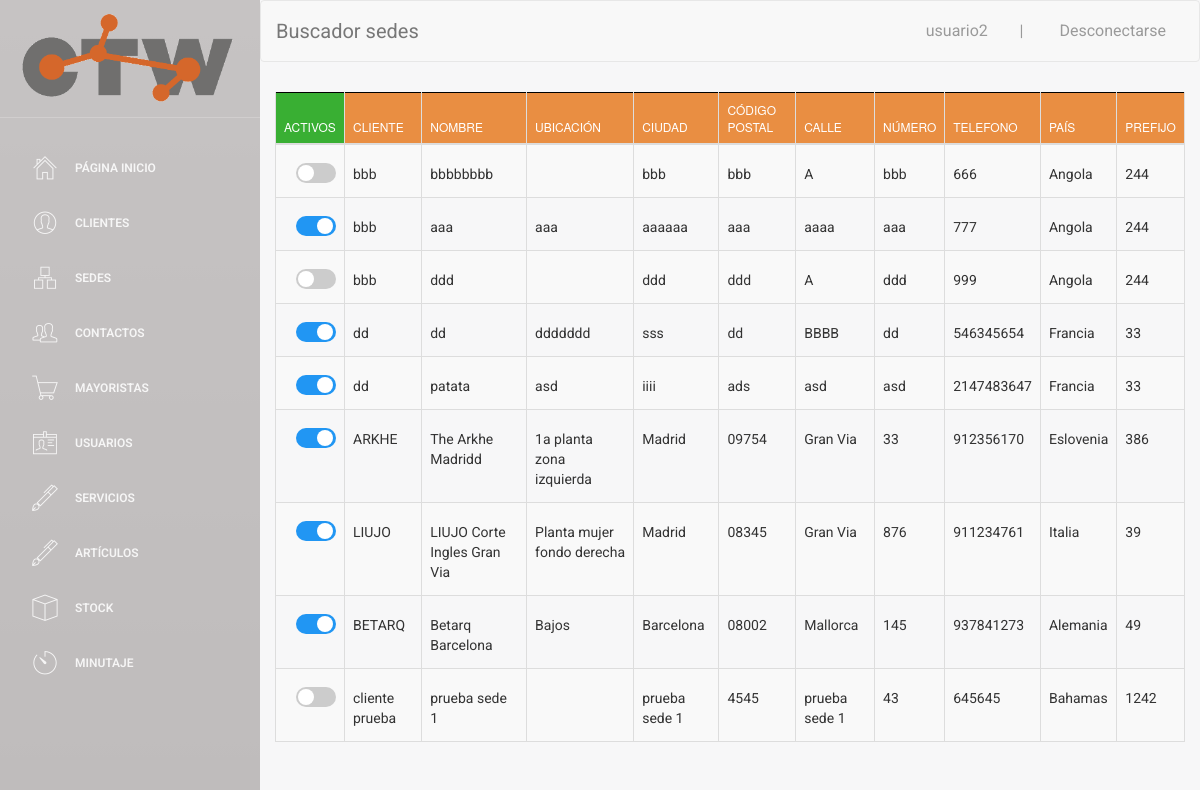
Before: /buscador/buscador_sedes.php (signed in) with the older database file.
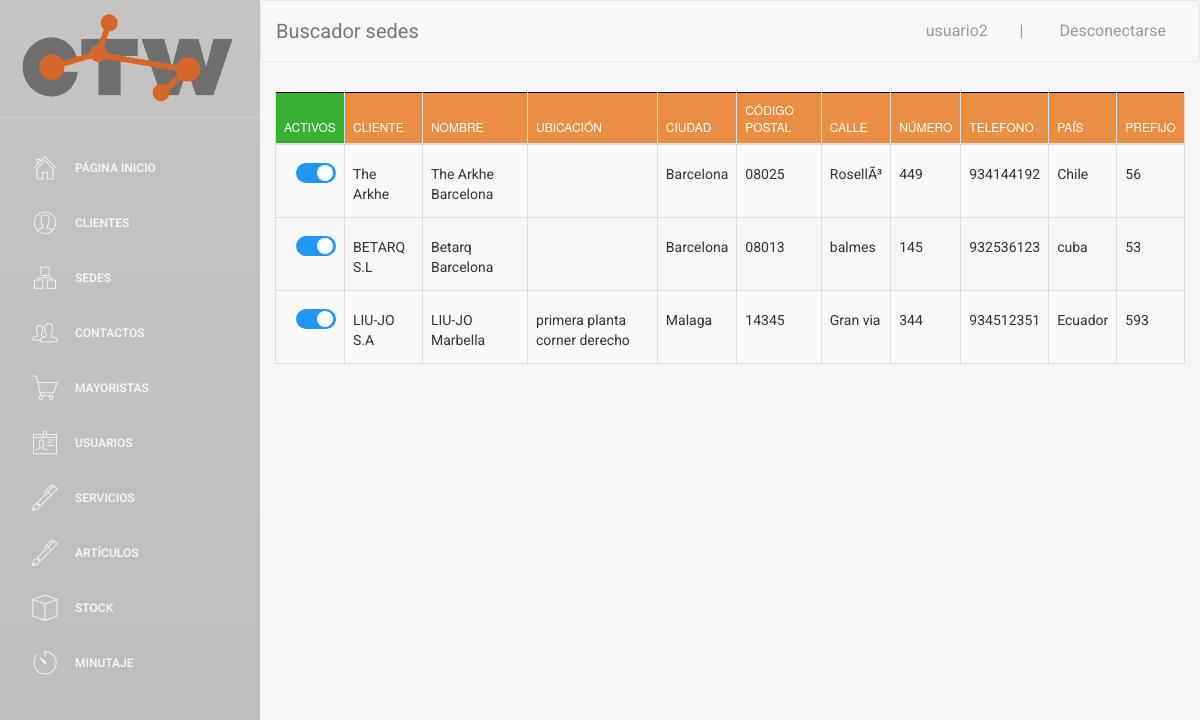
After: the same page with the newer database file.
### tables this page shows
CREATE TABLE `SEDE` (
  `ID_SEDE` int(5) NOT NULL,
  `NIF_cliente` varchar(9) DEFAULT NULL,
  `nombre` varchar(40) DEFAULT NULL,
  `ubicacion` varchar(50) DEFAULT NULL,
  `ciudad` varchar(25) NOT NULL,
  `codigo_postal` varchar(10) NOT NULL,
  `calle` varchar(30) NOT NULL,
  `numero` varchar(8) NOT NULL,
  `telefono` int(9) NOT NULL,
  `pais` varchar(30) DEFAULT NULL,
  `prefijo` int(5) DEFAULT NULL,
  `activo` tinyint(1) NOT NULL DEFAULT '1'
);

CREATE TABLE `CLIENTE` (
  `NIF_EMPRESA` varchar(9) NOT NULL,
  `nombre_comercial` varchar(35) NOT NULL,
  `nombre_completo` varchar(60) NOT NULL,
  `telefono` int(9) NOT NULL,
  `email` varchar(30) NOT NULL,
  `ciudad_facturacion` varchar(25) NOT NULL,
  `codigo_postal_facturacion` varchar(10) NOT NULL,
  `calle_facturacion` varchar(30) NOT NULL,
  `numero_facturacion` varchar(8) NOT NULL,
  `ciudad_envio` varchar(25) NOT NULL,
  `codigo_postal_envio` varchar(10) NOT NULL,
  `calle_envio` varchar(30) NOT NULL,
  `numero_envio` varchar(8) NOT NULL,
  `IBAN` varchar(34) NOT NULL,
  `SEPA` varchar(2) NOT NULL,
  `pais` varchar(30) DEFAULT NULL,
  `prefijo` int(5) DEFAULT NULL,
  `activo` tinyint(1) NOT NULL
);

### web/assets/php/selects.php (called while the page is built, shortened)
<?php
function select_all_sede_activo(){
    $conn = connect();
    $sql = "SELECT *,s.activo as s_activo, s.telefono as s_telefono
    FROM SEDE S, CLIENTE C
    WHERE S.NIF_cliente = C.NIF_EMPRESA";
    $data = $conn->query($sql);
    return $data;
}
   function select_nombre_cliente($NIF_cliente){
    $conn = connect();
    $sql = "SELECT nombre_comercial
    FROM CLIENTE WHERE NIF_EMPRESA = '".$NIF_cliente."'";
    $data = $conn->query($sql);
    $row = $data->fetch_assoc();
    $nombre_cliente = $row['nombre_comercial'];
    return $nombre_cliente;
  }
?>

### web/buscador/buscador_sedes.php (the view, shortened to what the changed rows need)
<!doctype html>
<?php
include('../assets/php/selects.php');
include('../assets/php/functions.php');
if ($_SESSION["login_done"] == true){
?>
<html lang="en">
<head>
</head>
<body>
<div class="wrapper">
    <div class="main-panel">
        <div class="content">
            <div class="container-fluid">
                <div class="row">
                    <div>
                        <div>
                            <table id="buscador_sede" class="table table-striped table-bordered">
                                <thead>
                                <tr>
                                    <th style="background-color: #39AF33; width: 3px;">Activos</th>
                                    <th>Cliente</th>
                                    <th>Nombre</th>
                                    <th>Ubicación</th>
                                    <th>Ciudad</th>
                                    <th>Código postal</th>
                                    <th>Calle</th>
                                    <th>Número</th>
                                    <th>Telefono</th>
                                    <th>País</th>
                                    <th>Prefijo</th>
                                </tr>
                                </thead>
                                <tbody>
                                <?php
                                $data = select_all_sede_activo();
                                if ($data->num_rows > 0) {
                                    while ($row = $data->fetch_assoc()) {
                                        $pk = $row['ID_SEDE'];
                                        ?>
                                        <tr>
                                            <?php checkbox_sede($row['s_activo'], $row['ID_SEDE']) ?>
                                            <td><label style="margin-top: 11px;">
                                                    <a data-pk=<?php echo "\"$pk\""; ?>>
                                                        <?php
                                                        $nif_cliente = $row['NIF_cliente'];
                                                        $nombreCliente = select_nombre_cliente($nif_cliente);
                                                        echo $nombreCliente;
                                                        ?>
                                                    </a></label></td>
                                            <td><label style="margin-top: 11px;"><a href="#" class="nombre"
                                                                                    data-pk=<?php echo "\"$pk\""; ?>><?php echo $row['nombre'] ?> </a></label>
                                            </td>
                                            <td><label style="margin-top: 11px;"><a href="#" class="ubicacion"
                                                                                    data-pk=<?php echo "\"$pk\""; ?>><?php echo $row['ubicacion'] ?> </a></label>
                                            </td>
                                            <td><label style="margin-top: 11px;"><a href="#" class="ciudad"
                                                                                    data-pk=<?php echo "\"$pk\""; ?>><?php echo $row['ciudad'] ?> </a></label>
                                            </td>
                                            <td><label style="margin-top: 11px;"><a href="#" class="codigo_postal"
                                                                                    data-pk=<?php echo "\"$pk\""; ?>><?php echo $row['codigo_postal'] ?> </a></label>
                                            </td>
                                            <td><label style="margin-top: 11px;"><a href="#" class="calle"
                                                                                    data-pk=<?php echo "\"$pk\""; ?>><?php echo $row['calle'] ?> </a></label>
                                            </td>
                                            <td><label style="margin-top: 11px;"><a href="#" class="numero"
                                                                                    data-pk=<?php echo "\"$pk\""; ?>><?php echo $row['numero'] ?> </a></label>
                                            </td>
                                            <td><label style="margin-top: 11px;"><a href="#" class="telefono"
                                                                                    data-pk=<?php echo "\"$pk\""; ?>><?php echo $row['s_telefono'] ?> </a></label>
                                            </td>
                                            <td><label style="margin-top: 11px;"><a href="#" class="pais"
                                                                                    data-pk=<?php echo "\"$pk\""; ?>><?php echo $row['pais'] ?> </a></label>
                                            </td>
                                            <td><label style="margin-top: 11px;"><a href="#" class="prefijo"
                                                                                    data-pk=<?php echo "\"$pk\""; ?>><?php echo $row['prefijo'] ?> </a>
                                            </td>
                                        </tr>
                                        <?php
                                    }
                                } else {
                                    echo "0 results";
                                }
                                ?>
                                </tbody>
                            </table>
                        </div>
                    </div>
                </div>
            </div>
        </div>
    </div>
</div>
</body>
</html>
<?php
} else {
    echo "false";
    header("location:../index.php");
}
?>

### web/assets/php/functions.php (shortened to what the changed rows need)
<html>
    <?php
function checkbox_sede($activo, $ID_SEDE)
{
    if ($activo == 0) {
        echo "<td><label style=\"margin-top: 10px; margin-left:12px;\" class=\"switcha\" ><a class=\"checkbox_activo\">&nbsp;0</a><input  type=\"checkbox\" onchange=\" onchange_sede($ID_SEDE, $activo)\"><div  class=\"slider rounda\"></div></label></td>";
    } else {
        echo "<td><label style=\"margin-top: 10px; margin-left:12px;\" class=\"switcha\"><a  class=\"checkbox_activo\">&nbsp;1</a><input  type=\"checkbox\" checked onchange=\" onchange_sede($ID_SEDE, $activo)\" ><div  class=\"slider rounda\"></div></label></td>";
    }
}
?>
</html>

Changed rows visible on the page:
removed sede: NIF_cliente.nombre_comercial "bbb", nombre "bbbbbbbb", ciudad "bbb", codigo_postal "bbb", calle "A", numero "bbb", telefono "666", NIF_cliente.pais "Angola", NIF_cliente.prefijo "244"
removed sede: NIF_cliente.nombre_comercial "bbb", nombre "ddd", ciudad "ddd", codigo_postal "ddd", calle "A", numero "ddd", telefono "999", NIF_cliente.pais "Angola", NIF_cliente.prefijo "244"
removed sede: NIF_cliente "dd", nombre "dd", ubicacion "ddddddd", ciudad "sss", codigo_postal "dd", calle "BBBB", numero "dd", telefono "546345654", NIF_cliente.pais "Francia", NIF_cliente.prefijo "33"
removed sede: NIF_cliente "dd", nombre "patata", ubicacion "asd", ciudad "iiii", codigo_postal "ads", calle "asd", numero "asd", telefono "2147483647", NIF_cliente.pais "Francia", NIF_cliente.prefijo "33"
removed sede: NIF_cliente.nombre_comercial "ARKHE", nombre "The Arkhe Madridd", ubicacion "1a planta zona izquierda", ciudad "Madrid", codigo_postal "09754", calle "Gran Via", numero "33", telefono "912356170", NIF_cliente.pais "Eslovenia", NIF_cliente.prefijo "386"
removed sede: NIF_cliente.nombre_comercial "LIUJO", nombre "LIUJO Corte Ingles Gran Via", ubicacion "Planta mujer fondo derecha", ciudad "Madrid", codigo_postal "08345", calle "Gran Via", numero "876", telefono "911234761", NIF_cliente.pais "Italia", NIF_cliente.prefijo "39"
removed sede: NIF_cliente.nombre_comercial "BETARQ", nombre "Betarq Barcelona", ubicacion "Bajos", ciudad "Barcelona", codigo_postal "08002", calle "Mallorca", numero "145", telefono "937841273", NIF_cliente.pais "Alemania", NIF_cliente.prefijo "49"
removed sede: NIF_cliente.nombre_comercial "cliente prueba", nombre "prueba sede 1", ciudad "prueba sede 1", codigo_postal "4545", calle "prueba sede 1", numero "43", telefono "645645", NIF_cliente.pais "Bahamas", NIF_cliente.prefijo "1242"
added sede: NIF_cliente.nombre_comercial "The Arkhe", nombre "The Arkhe Barcelona", ciudad "Barcelona", codigo_postal "08025", calle "RosellÃ³", numero "449", telefono "934144192", NIF_cliente.pais "Chile", NIF_cliente.prefijo "56"
changed sede: NIF_cliente.nombre_comercial "bbb" → "BETARQ S.L"; nombre "aaa" → "Betarq Barcelona"; ciudad "aaaaaa" → "Barcelona"; codigo_postal "aaa" → "08013"; calle "aaaa" → "balmes"; numero "aaa" → "145"; telefono "777" → "932536123"; NIF_cliente.pais "Angola" → "cuba"; NIF_cliente.prefijo "244" → "53"; ubicacion "aaa" → (not shown)
added sede: NIF_cliente.nombre_comercial "LIU-JO S.A", nombre "LIU-JO Marbella", ubicacion "primera planta corner derecho", ciudad "Malaga", codigo_postal "14345", calle "Gran via", numero "344", telefono "934512351", NIF_cliente.pais "Ecuador", NIF_cliente.prefijo "593"
